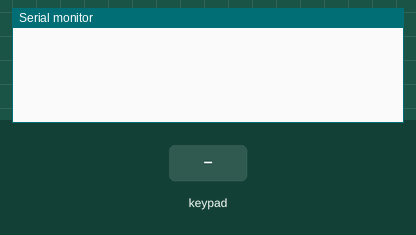
The sketch below on a simulated Arduino Uno, built with avr-gcc and run on an emulated ATmega328P. Shown: the last lines printed to the serial monitor. Inputs (shaded band) come from the test bench.

Above: at 1.2 s.
1.3 s: key 'F' pressed
At 1.7 s:
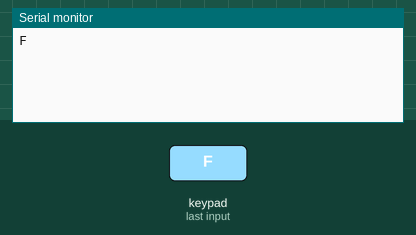
2.8 s: keypad keys 9 8 7 6 pressed 0.4 s apart
At 5.1 s:
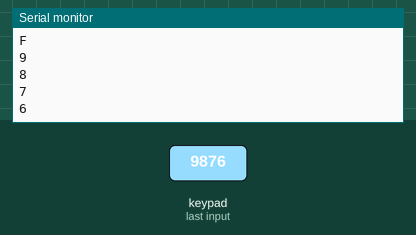
5.9 s: key 'E' pressed
At 6.4 s:
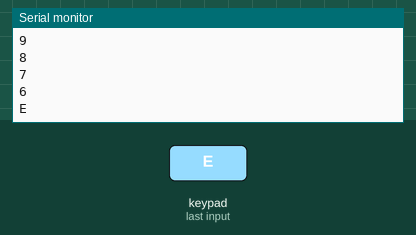
7.4 s: keypad keys 9 8 7 6 A pressed 0.4 s apart
At 9.9 s:
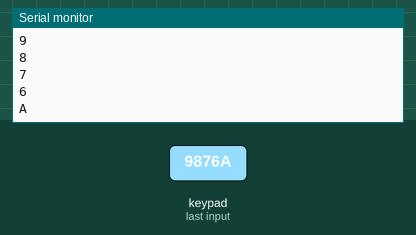
10.9 s: key 'D' pressed
At 11.6 s:
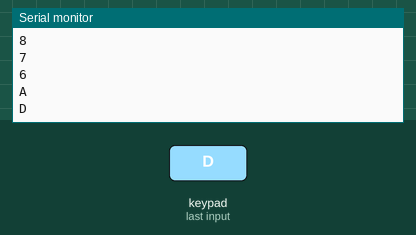
12.4 s: key 'C' pressed
At 13.7 s:
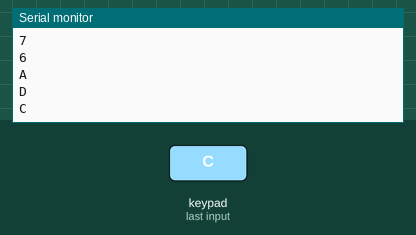
Timing chart, 0 to 14.9 s (numbered marks = the images above; inputs shaded):
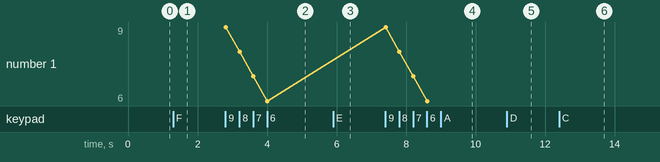

Measured:
- after the input at 1.3 s, the serial monitor: prints a new line at once (image 1)
- after the input at 2.8 s, the serial monitor: prints a new line at once (image 2)
- after the input at 5.9 s, the serial monitor: prints a new line at once (image 3)
- after the input at 7.4 s, the serial monitor: prints a new line at once (image 4)
- after the input at 10.9 s, the serial monitor: prints a new line at once (image 5)
- after the input at 12.4 s, the serial monitor: prints a new line at once (image 6)

The sketch:

_05-1.ino
```cpp
#include <Keypad.h>

#define KEY_ROWS 4
#define KEY_COLS 4


char keymap[KEY_ROWS][KEY_COLS] = {
  {'F', 'E', 'D', 'C'},
  {'B', '3', '6', '9'},
  {'A', '2', '5', '8'},
  {'0', '1', '4', '7'}};

byte colPins[KEY_COLS] = {9,8,7,6};
byte rowPins[KEY_ROWS] = {5,4,3,2};

Keypad myKeypad = Keypad(makeKeymap(keymap), rowPins, colPins, KEY_ROWS, KEY_COLS);

void setup(){
  Serial.begin(9600);
}

void loop(){

  char key = myKeypad.getKey();

  if (key){
    Serial.println(key);
  }
}
```
